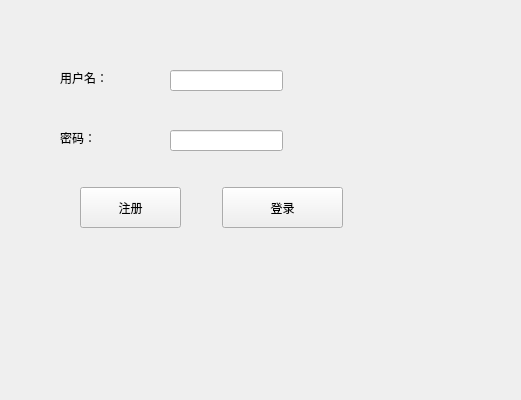
<?xml version="1.0" encoding="UTF-8"?>
<ui version="4.0">
 <class>login</class>
 <widget class="QWidget" name="login">
  <property name="geometry">
   <rect>
    <x>0</x>
    <y>0</y>
    <width>521</width>
    <height>400</height>
   </rect>
  </property>
  <property name="windowTitle">
   <string>Form</string>
  </property>
  <widget class="QLineEdit" name="userEdit">
   <property name="geometry">
    <rect>
     <x>170</x>
     <y>70</y>
     <width>113</width>
     <height>21</height>
    </rect>
   </property>
  </widget>
  <widget class="QLineEdit" name="pwdEdit">
   <property name="geometry">
    <rect>
     <x>170</x>
     <y>130</y>
     <width>113</width>
     <height>21</height>
    </rect>
   </property>
  </widget>
  <widget class="QLabel" name="label">
   <property name="geometry">
    <rect>
     <x>60</x>
     <y>70</y>
     <width>72</width>
     <height>15</height>
    </rect>
   </property>
   <property name="text">
    <string>用户名：</string>
   </property>
  </widget>
  <widget class="QLabel" name="label_2">
   <property name="geometry">
    <rect>
     <x>60</x>
     <y>130</y>
     <width>72</width>
     <height>15</height>
    </rect>
   </property>
   <property name="text">
    <string>密码：</string>
   </property>
  </widget>
  <widget class="QPushButton" name="pushButton">
   <property name="geometry">
    <rect>
     <x>80</x>
     <y>187</y>
     <width>101</width>
     <height>41</height>
    </rect>
   </property>
   <property name="text">
    <string>注册</string>
   </property>
  </widget>
  <widget class="QPushButton" name="loginButton">
   <property name="geometry">
    <rect>
     <x>222</x>
     <y>187</y>
     <width>121</width>
     <height>41</height>
    </rect>
   </property>
   <property name="text">
    <string>登录</string>
   </property>
  </widget>
  <widget class="QWidget" name="widget" native="true">
   <property name="geometry">
    <rect>
     <x>0</x>
     <y>0</y>
     <width>521</width>
     <height>401</height>
    </rect>
   </property>
   <property name="styleSheet">
    <string notr="true">border-image: url(:/page/timg2.jpg);</string>
   </property>
  </widget>
  <zorder>widget</zorder>
  <zorder>userEdit</zorder>
  <zorder>pwdEdit</zorder>
  <zorder>label</zorder>
  <zorder>label_2</zorder>
  <zorder>pushButton</zorder>
  <zorder>loginButton</zorder>
 </widget>
 <resources/>
 <connections/>
</ui>
